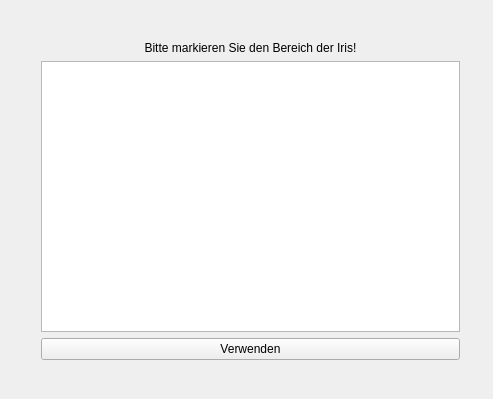
<?xml version="1.0" encoding="UTF-8"?>
<ui version="4.0">
 <class>TemplateConfig</class>
 <widget class="QWidget" name="TemplateConfig">
  <property name="geometry">
   <rect>
    <x>0</x>
    <y>0</y>
    <width>493</width>
    <height>399</height>
   </rect>
  </property>
  <property name="windowTitle">
   <string>TemplateConfig</string>
  </property>
  <widget class="QWidget" name="">
   <property name="geometry">
    <rect>
     <x>30</x>
     <y>30</y>
     <width>441</width>
     <height>341</height>
    </rect>
   </property>
   <layout class="QVBoxLayout" name="verticalLayout">
    <item>
     <widget class="QLabel" name="label">
      <property name="text">
       <string>Bitte markieren Sie den Bereich der Iris!</string>
      </property>
      <property name="alignment">
       <set>Qt::AlignCenter</set>
      </property>
      <property name="wordWrap">
       <bool>false</bool>
      </property>
      <property name="margin">
       <number>10</number>
      </property>
      <property name="indent">
       <number>-1</number>
      </property>
      <property name="textInteractionFlags">
       <set>Qt::NoTextInteraction</set>
      </property>
     </widget>
    </item>
    <item>
     <widget class="QGraphicsView" name="graphicsView"/>
    </item>
    <item>
     <widget class="QPushButton" name="useButton">
      <property name="text">
       <string>Verwenden</string>
      </property>
     </widget>
    </item>
   </layout>
  </widget>
 </widget>
 <layoutdefault spacing="6" margin="11"/>
 <resources/>
 <connections/>
</ui>
